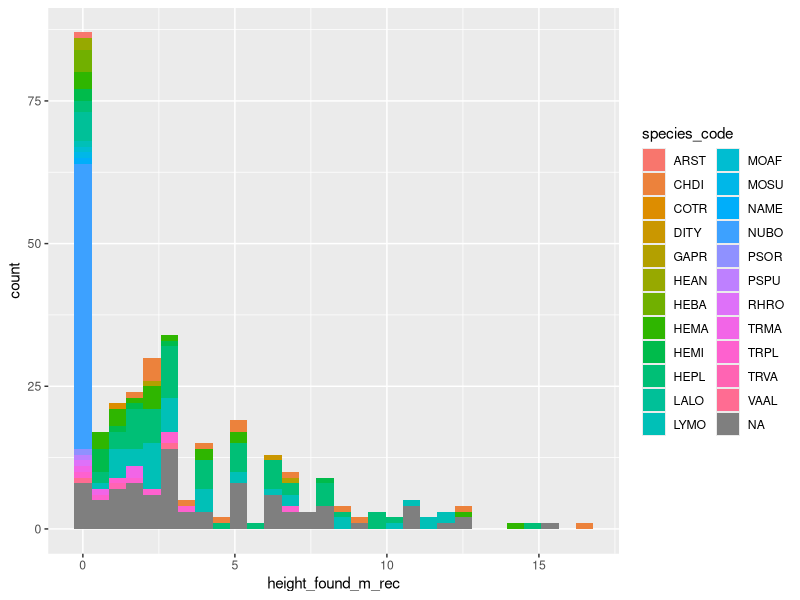
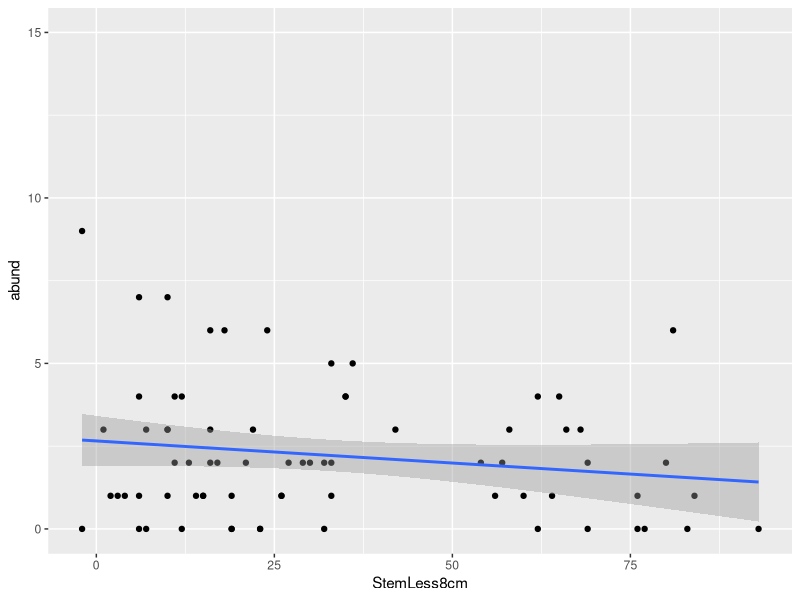
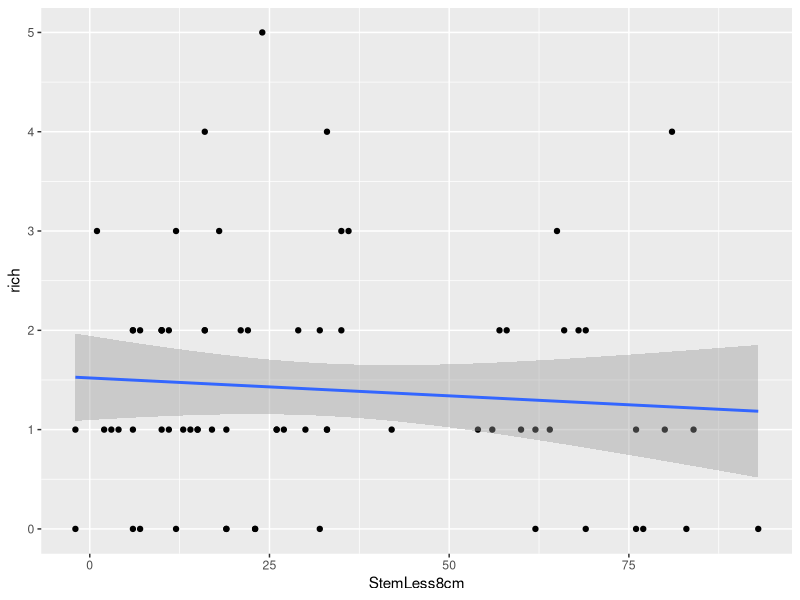
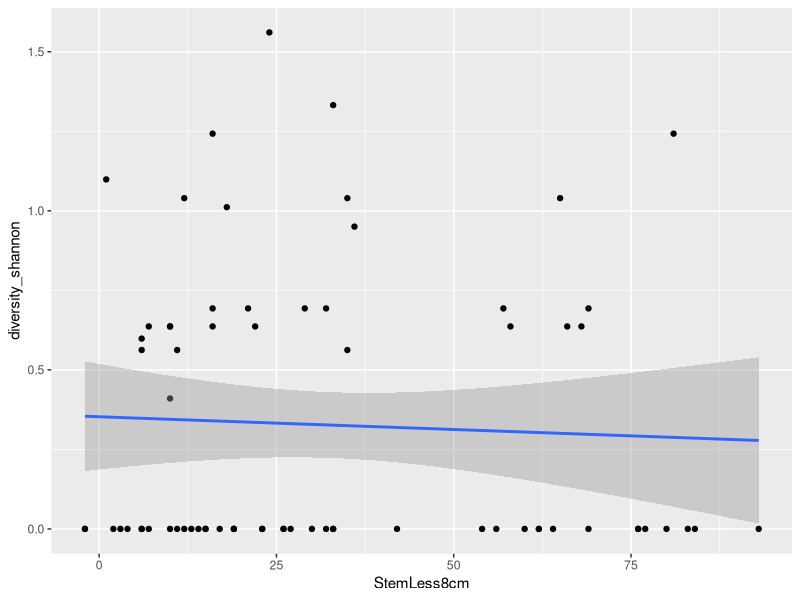

Write the R code that produced these figures, in order. (Note: this script raises an error after producing the figures.)
library(ggplot2)
library(dplyr)
library(cowplot)

#data exploring
#THE DATA
herpdata <- read.csv("raw_data/herpdata.csv", header = TRUE)
metadata <- read.csv("clean_data/metadata.csv", header = TRUE)
sites <- read.csv("raw_data/sites.csv", header = TRUE)

#historgram of heights of all species colored by species
ggplot(herpdata, aes(height_found_m_rec, fill = species_code))+
  geom_histogram()


summary(herpdata$height_found_m)

ggplot(metadata, aes(StemLess8cm, abund))+
  geom_point()+
  geom_smooth(method = lm)

ggplot(metadata, aes(StemLess8cm, rich))+
  geom_point()+
  geom_smooth(method = lm)

ggplot(metadata, aes(StemLess8cm, diversity_shannon))+
  geom_point()+
  geom_smooth(method = lm)

#abund by coarse edge distance
ggplot(metadata, aes(edge_category_m, abund))+
  geom_bar()+
  geom_jitter()

#rich by coarse edge distance
ggplot(metadata, aes(edge_category_m, rich))+
  geom_point()+
  geom_jitter()

#shannon diversity by coarse edge distance
ggplot(metadata, aes(edge_category_m, diversity_shannon))+
  geom_point()+
  geom_jitter()

#abund by tree species
ggplot(metadata, aes(Tree_species, abund))+
  geom_point()+
  geom_jitter()

#platycephalus abundance by coarse edge dist
ggplot(metadata, aes(edge_category_m, HEPL))+
  geom_point()+
  geom_jitter()

#L. mombasicus abundance by coarse edge dist
ggplot(metadata, aes(edge_category_m, LYMO))+
  geom_point()+
  geom_jitter()

#C. dilepis abundance by coarse edge dist
ggplot(metadata, aes(edge_category_m, CHDI))+
  geom_point()+
  geom_jitter()


#selecting species by habitat type
HerpByHab <- merge(herpdata, sites, by = "Tree_ID", all = TRUE)
HerpByHabMat <- HerpByHab
HerpByEdge <- HerpByHab

#make an category column with edge, core and matrix, based on the edge category column
HerpByEdge$category <- case_when(
  HerpByEdge$edge_category_m > 50 ~ "Core",
  HerpByEdge$edge_category_m < 50 & HerpByEdge$edge_category_m > -1 ~ "Edge",
  HerpByEdge$edge_category_m < 0 ~ "Matrix",
  TRUE ~ as.character(HerpByEdge$category)
  )


#make habitat type 
HerpByHab <- HerpByHab %>%
  filter(edge_category_m != -10)%>%
  filter(species_code != "NA")%>%
  group_by(forest_type, species_code) %>%
  summarise(SpecAbun = n())


HerpByHabMat <- HerpByHabMat %>%
  filter(edge_category_m == -10)%>%
  filter(species_code != "NA")%>%
  group_by(forest_type, species_code) %>%
  summarise(SpecAbun = n())

HerpByEdge <- HerpByEdge %>%
  filter(species_code != "NA" & category != "NA")%>%
  group_by(category, species_code) %>%
  summarise(SpecAbun = n())

#PLOT SPECIES ABUNDANCES
#all ASF
ggplot(HerpByHab, aes(species_code,SpecAbun, width = .75))+
  geom_bar(position = "dodge",stat = "identity", 
           aes(fill = forest_type), colour = "#27223C")+
  coord_flip() +
  scale_fill_manual(values=c("#DBB165", "#D3DDDC", "#2E604A"))+
  labs(title = "Species by Habitat Type")+
  scale_x_discrete(
    limits=c("NAME","GAPR","TRVA","VAAL","ARST","COTR","DITY",
             "LALO","MOAF","MOSU","PSOR","HEBA","HEMI",
             "NUBO","TRMA","CHDI","HEMA","LYMO","HEPL"))
#all ASF by EDGE
ggplot(HerpByEdge, aes(species_code,SpecAbun, width = .75))+
  geom_bar(position = "dodge",stat = "identity", 
           aes(fill = category), colour = "#27223C")+
  coord_flip() +
  scale_fill_manual(values=c("#2E604A", "#DBB165", "#D3DDDC"))+
  labs(title = "Species by Edge, Core, Matrix")+
  scale_x_discrete(
    limits=c("NAME","GAPR","TRVA","VAAL","ARST","COTR","DITY",
             "LALO","MOAF","MOSU","PSOR","HEBA","HEMI",
             "NUBO","TRMA","CHDI","HEMA","LYMO","HEPL"))
#matrix
ggplot(HerpByHabMat, aes(species_code,SpecAbun, width = .75))+
  geom_bar(position = "dodge",stat = "identity", 
           aes(fill = forest_type), colour = "#27223C")+
  coord_flip() +
  scale_fill_manual(values=c("#DBB165", "#D3DDDC", "#2E604A"))+
  labs(title = "Species by Habitat Type Matrix")+
  scale_x_discrete(
    limits=c("NAME","GAPR","TRVA","VAAL","ARST","COTR","DITY",
             "LALO","MOAF","MOSU","PSOR","HEBA","HEMI",
             "NUBO","TRMA","CHDI","HEMA","LYMO","HEPL"))
  


plot_grid(HerpHabPlot1, HerpHabPlot2, labels = c("Forest", "Matrix"), ncol = 2, nrow = 1)

plot_grid(inv_abun_urb2, nat_abun_urb2, inv_rich_urb2, nat_rich_urb2, 
          labels = c("        Invasives", "         Natives"), ncol = 2, nrow = 2)

#merge Herp and Hab data to plot some plots
HerpHabMat <- merge(herpdata, sites, by = "Tree_ID", all = TRUE)

HerpHabBR <- HerpHabMat %>%
  filter(forest_type == "BR")

HerpHabM <- HerpHabMat %>%
  filter(forest_type == "M")

HerpHabCY <- HerpHabMat %>%
  filter(forest_type == "CY")


#Abundance by edge dist by species
ggplot(HerpHabMat, aes(edge_category_m, fill = binomial))+
  geom_histogram()+
  ggtitle("All ASF")

ggplot(HerpHabBR, aes(edge_category_m, fill = binomial))+
  geom_histogram()+
  ggtitle("Brachystegia Forest")

ggplot(HerpHabM, aes(edge_category_m, fill = binomial))+
  geom_histogram()+
  ggtitle("Mixed Forest")

ggplot(HerpHabCY, aes(edge_category_m, fill = binomial))+
  geom_histogram()+
  ggtitle("Cynometera Forest")





##### VERTICAL DISTRIBUTIONS GRAHPS

#vertical height distribution by edge category by forest type, same sampling effort

ggplot(data = filter(HerpHabMat, survey_type == "C" | survey_type == "G", extra_ground != "Y", category != "matrix")) + geom_density(mapping = aes(x= height_found_m), alpha = 1, linetype = 1) + facet_grid(forest_type~edge_category_m, scales = "free_x") +
  theme(axis.title.y = element_text(size = rel(1.5),face = "bold", margin = margin(t = 0, r = 20, b = 0, l = 0)),
        axis.title.x = element_text(size = rel(1.5),face = "bold", margin = margin(t = 20, r = 0, b = 0, l = 0)),
        axis.text.x = element_text(color = "black", face = "bold",  size = rel(1.3)),
        axis.text.y = element_text(color = "black", face = "bold",  size = rel(1.3)),
        strip.text.x = element_text(colour = "black", face = "italic"),
        panel.grid.major = element_blank(), panel.grid.minor = element_blank(),
        panel.background = element_rect(colour = "black", fill = "white"), strip.background = element_rect(colour = "black", fill = "white")) +  coord_flip(xlim = c(0,20))+  guides(fill = guide_legend(override.aes = list(alpha = 1))) + theme(axis.text.x=element_blank(), axis.line=element_blank(), axis.ticks=element_blank()) + labs(title = "Vertical distribution by edge category by forest type (G and C surveys, no matrix)", y = "Relative density", x = "Vertical height (m)")


#vertical height distribution by forest type, same sampling effort

ggplot(data = filter(HerpHabMat, survey_type == "C" | survey_type == "G", extra_ground != "Y", category != "matrix", amph_rept == "R")) + geom_density(mapping = aes(x= height_found_m), alpha = 1, linetype = 1) + facet_grid(.~forest_type, scales = "free_x") +
  theme(axis.title.y = element_text(size = rel(1.5),face = "bold", margin = margin(t = 0, r = 20, b = 0, l = 0)),
        axis.title.x = element_text(size = rel(1.5),face = "bold", margin = margin(t = 20, r = 0, b = 0, l = 0)),
        axis.text.x = element_text(color = "black", face = "bold",  size = rel(1.3)),
        axis.text.y = element_text(color = "black", face = "bold",  size = rel(1.3)),
        strip.text.x = element_text(colour = "black", face = "italic"),
        panel.grid.major = element_blank(), panel.grid.minor = element_blank(),
        panel.background = element_rect(colour = "black", fill = "white"), strip.background = element_rect(colour = "black", fill = "white")) +  coord_flip(xlim = c(0,20))+  guides(fill = guide_legend(override.aes = list(alpha = 1))) + theme(axis.text.x=element_blank(), axis.line=element_blank(), axis.ticks=element_blank()) + labs(title = "Vertical distribution of the reptile community by forest type (G and C surveys, no matrix)", y = "Relative density", x = "Height of individuals (m)")
ggsave(width = 14, height = 8, device = "png", plot = last_plot(), filename = "figures/Vertical distribution by forest type.png")


#vertical height distribution by edge category, same sampling effort

ggplot(data = filter(HerpHabMat, survey_type == "C" | survey_type == "G", extra_ground != "Y", category != "matrix")) + geom_density(mapping = aes(x= height_found_m), alpha = 1, linetype = 1) + facet_grid(.~edge_category_m, scales = "free_x") +
  theme(axis.title.y = element_text(size = rel(1.5),face = "bold", margin = margin(t = 0, r = 20, b = 0, l = 0)),
        axis.title.x = element_text(size = rel(1.5),face = "bold", margin = margin(t = 20, r = 0, b = 0, l = 0)),
        axis.text.x = element_text(color = "black", face = "bold",  size = rel(1.3)),
        axis.text.y = element_text(color = "black", face = "bold",  size = rel(1.3)),
        strip.text.x = element_text(colour = "black", face = "italic"),
        panel.grid.major = element_blank(), panel.grid.minor = element_blank(),
        panel.background = element_rect(colour = "black", fill = "white"), strip.background = element_rect(colour = "black", fill = "white")) +  coord_flip(xlim = c(0,20))+  guides(fill = guide_legend(override.aes = list(alpha = 1))) + theme(axis.text.x=element_blank(), axis.line=element_blank(), axis.ticks=element_blank()) + labs(title = "Vertical distribution by edge category (G and C surveys, no matrix)", y = "Relative density", x = "Vertical height (m)")



#vertical height distribution by edge category by forest type, Climber surveys only

ggplot(data = filter(HerpHabMat, survey_type == "C")) + geom_density(mapping = aes(x= height_found_m), alpha = 1, linetype = 1) + facet_grid(forest_type~edge_category_m, scales = "free_x") +
  theme(axis.title.y = element_text(size = rel(1.5),face = "bold", margin = margin(t = 0, r = 20, b = 0, l = 0)),
        axis.title.x = element_text(size = rel(1.5),face = "bold", margin = margin(t = 20, r = 0, b = 0, l = 0)),
        axis.text.x = element_text(color = "black", face = "bold",  size = rel(1.3)),
        axis.text.y = element_text(color = "black", face = "bold",  size = rel(1.3)),
        strip.text.x = element_text(colour = "black", face = "italic"),
        panel.grid.major = element_blank(), panel.grid.minor = element_blank(),
        panel.background = element_rect(colour = "black", fill = "white"), strip.background = element_rect(colour = "black", fill = "white")) +  coord_flip(xlim = c(0,20))+  guides(fill = guide_legend(override.aes = list(alpha = 1))) + theme(axis.text.x=element_blank(), axis.line=element_blank(), axis.ticks=element_blank()) + labs(title = "Vertical distribution by edge category be forest type (C surveys only)", y = "Relative density", x = "Vertical height (m)")



# HEPL
ggplot(data = filter(HerpHabMat, species_code == "HEPL", survey_type == "C" | survey_type == "G", extra_ground != "Y", category != "matrix")) + geom_density(mapping = aes(x= height_found_m), alpha = 1, linetype = 1) + facet_grid(forest_type~edge_category_m, scales = "free_x") +
  theme(axis.title.y = element_text(size = rel(1.5),face = "bold", margin = margin(t = 0, r = 20, b = 0, l = 0)),
        axis.title.x = element_text(size = rel(1.5),face = "bold", margin = margin(t = 20, r = 0, b = 0, l = 0)),
        axis.text.x = element_text(color = "black", face = "bold",  size = rel(1.3)),
        axis.text.y = element_text(color = "black", face = "bold",  size = rel(1.3)),
        strip.text.x = element_text(colour = "black", face = "italic"),
        panel.grid.major = element_blank(), panel.grid.minor = element_blank(),
        panel.background = element_rect(colour = "black", fill = "white"), strip.background = element_rect(colour = "black", fill = "white")) +  coord_flip(xlim = c(0,20))+  guides(fill = guide_legend(override.aes = list(alpha = 1))) + theme(axis.text.x=element_blank(), axis.line=element_blank(), axis.ticks=element_blank()) + labs(title = "HEPL vertical distribution by edge category by forest type (G and C surveys, no matrix)", y = "Relative density", x = "Vertical height (m)")



# HEMA
ggplot(data = filter(HerpHabMat, species_code == "HEMA", survey_type == "C" | survey_type == "G", extra_ground != "Y", category != "matrix")) + geom_density(mapping = aes(x= height_found_m), alpha = 1, linetype = 1) + facet_grid(forest_type~edge_category_m, scales = "free_x") +
  theme(axis.title.y = element_text(size = rel(1.5),face = "bold", margin = margin(t = 0, r = 20, b = 0, l = 0)),
        axis.title.x = element_text(size = rel(1.5),face = "bold", margin = margin(t = 20, r = 0, b = 0, l = 0)),
        axis.text.x = element_text(color = "black", face = "bold",  size = rel(1.3)),
        axis.text.y = element_text(color = "black", face = "bold",  size = rel(1.3)),
        strip.text.x = element_text(colour = "black", face = "italic"),
        panel.grid.major = element_blank(), panel.grid.minor = element_blank(),
        panel.background = element_rect(colour = "black", fill = "white"), strip.background = element_rect(colour = "black", fill = "white")) +  coord_flip(xlim = c(0,20))+  guides(fill = guide_legend(override.aes = list(alpha = 1))) + theme(axis.text.x=element_blank(), axis.line=element_blank(), axis.ticks=element_blank()) + labs(title = "HEMA vertical distribution by edge category by forest type (G and C surveys, no matrix)", y = "Relative density", x = "Vertical height (m)")


# LYMO
ggplot(data = filter(HerpHabMat, species_code == "LYMO", survey_type == "C" | survey_type == "G", extra_ground != "Y", category != "matrix")) + geom_density(mapping = aes(x= height_found_m), alpha = 1, linetype = 1) + facet_grid(forest_type~edge_category_m, scales = "free_x") +
  theme(axis.title.y = element_text(size = rel(1.5),face = "bold", margin = margin(t = 0, r = 20, b = 0, l = 0)),
        axis.title.x = element_text(size = rel(1.5),face = "bold", margin = margin(t = 20, r = 0, b = 0, l = 0)),
        axis.text.x = element_text(color = "black", face = "bold",  size = rel(1.3)),
        axis.text.y = element_text(color = "black", face = "bold",  size = rel(1.3)),
        strip.text.x = element_text(colour = "black", face = "italic"),
        panel.grid.major = element_blank(), panel.grid.minor = element_blank(),
        panel.background = element_rect(colour = "black", fill = "white"), strip.background = element_rect(colour = "black", fill = "white")) +  coord_flip(xlim = c(0,20))+  guides(fill = guide_legend(override.aes = list(alpha = 1))) + theme(axis.text.x=element_blank(), axis.line=element_blank(), axis.ticks=element_blank()) + labs(title = "LYMO vertical distribution by edge category by forest type (G and C surveys, no matrix)", y = "Relative density", x = "Vertical height (m)")


# CHDI
ggplot(data = filter(HerpHabMat, species_code == "CHDI", survey_type == "C" | survey_type == "G", extra_ground != "Y", category != "matrix")) + geom_density(mapping = aes(x= height_found_m), alpha = 1, linetype = 1) + facet_grid(forest_type~edge_category_m, scales = "free_x") +
  theme(axis.title.y = element_text(size = rel(1.5),face = "bold", margin = margin(t = 0, r = 20, b = 0, l = 0)),
        axis.title.x = element_text(size = rel(1.5),face = "bold", margin = margin(t = 20, r = 0, b = 0, l = 0)),
        axis.text.x = element_text(color = "black", face = "bold",  size = rel(1.3)),
        axis.text.y = element_text(color = "black", face = "bold",  size = rel(1.3)),
        strip.text.x = element_text(colour = "black", face = "italic"),
        panel.grid.major = element_blank(), panel.grid.minor = element_blank(),
        panel.background = element_rect(colour = "black", fill = "white"), strip.background = element_rect(colour = "black", fill = "white")) +  coord_flip(xlim = c(0,20))+  guides(fill = guide_legend(override.aes = list(alpha = 1))) + theme(axis.text.x=element_blank(), axis.line=element_blank(), axis.ticks=element_blank()) + labs(title = "CHDI vertical distribution by edge category by forest type (G and C surveys, no matrix)", y = "Relative density", x = "Vertical height (m)")

### Vertical distribution of 4 abundant species
ggplot(data = filter(HerpHabMat, species_code == "CHDI" | species_code == "HEPL" | species_code == "LYMO" | species_code == "TRMA", survey_type == "C" | survey_type == "G", extra_ground != "Y", category != "matrix")) + geom_density(mapping = aes(x= height_found_m), alpha = 1, linetype = 1) + facet_grid(.~species_code, scales = "free_x") +
  theme(axis.title.y = element_text(size = rel(1.5),face = "bold", margin = margin(t = 0, r = 20, b = 0, l = 0)),
        axis.title.x = element_text(size = rel(1.5),face = "bold", margin = margin(t = 20, r = 0, b = 0, l = 0)),
        axis.text.x = element_text(color = "black", face = "bold",  size = rel(1.3)),
        axis.text.y = element_text(color = "black", face = "bold",  size = rel(1.3)),
        strip.text.x = element_text(colour = "black", face = "italic"),
        panel.grid.major = element_blank(), panel.grid.minor = element_blank(),
        panel.background = element_rect(colour = "black", fill = "white"), strip.background = element_rect(colour = "black", fill = "white")) +  coord_flip(xlim = c(0,20))+  guides(fill = guide_legend(override.aes = list(alpha = 1))) + theme(axis.text.x=element_blank(), axis.line=element_blank(), axis.ticks=element_blank()) + labs(title = "Vertical distribution of 4 species (G and C surveys, no matrix)", y = "Relative density", x = "Vertical height (m)")



############ boxplots height by species, reptiles, no matrix, no extra ground
data <- filter(HerpHabMat, species_code != "NA", survey_type == "C" | survey_type == "G", extra_ground != "Y", category != "matrix")
a <- data %>% group_by(species_code) %>% summarise(Median_height = median(height_found_m, na.rm = TRUE))
data <- merge(data, a, by = "species_code", all = TRUE)
ggplot(data = data) + geom_boxplot(mapping = aes(x = reorder(species_code, -Median_height), y = height_found_m)) + geom_jitter(mapping = aes(x = reorder(species_code, -Median_height), y = height_found_m), color = "red", alpha = 0.3) + theme_bw(base_size = 13) + labs(title = "Height by species (reptiles, G and C surveys, no matrix)", x = "Species", y = "Height (m)")
ggsave(width = 14, height = 8, device = "png", plot = last_plot(), filename = "figures/height_by_species_reptiles_no_matrix.png")


